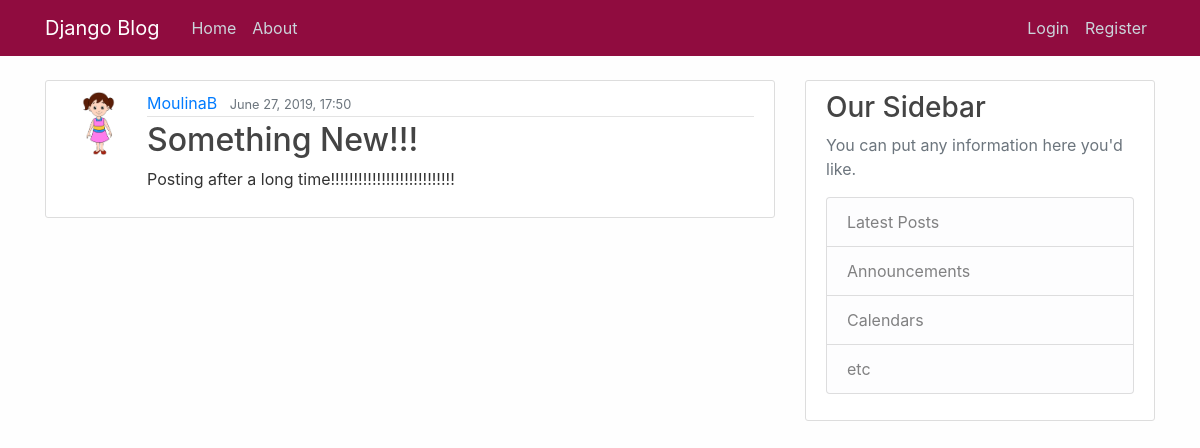
The page /post/41/ on the database its author committed.
### myblogApp/models.py (models this page shows, shortened)
class Post(models.Model):
    objects = models.Manager()
    title = models.CharField(max_length=100)
    content = models.TextField(default='Demo Posts')
    date_posted = models.DateTimeField(default=timezone.now)
    author = models.ForeignKey(User , on_delete = models.CASCADE)

### userApp/models.py (models this page shows, shortened)
class Profile(models.Model):
    objects = models.Manager()
    user = models.OneToOneField(User , on_delete = models.CASCADE)
    image = models.ImageField(default = 'default.jpg' , upload_to = 'profile_pics')

### myblogApp/views.py (the view)
# urls.py: path('post/<int:pk>/', PostDetailView.as_view() , name='post-detail'),
class PostDetailView(DetailView):
    model = Post

### myblogApp/templates/myblogApp/post_detail.html (shortened to what this page needs)
{% extends "myblogApp/base.html" %}
{% block content %}
    <article class="media content-section">
        <img class="rounded-circle article-img" src="{{ object.author.profile.image.url }}">
        <div class="media-body">
            <div class="article-metadata">
            <a class="mr-2" href="{% url 'user-posts' object.author.username %}">{{ object.author }}</a>
            <small class="text-muted">{{ object.date_posted|date:"F d, Y, H:i" }}</small>
            </div>
            <h2 class="article-title">{{ object.title }}</h2>
            <p class="article-content">{{ object.content }}</p>
        </div>
        </article>
{% endblock content %}

### myblogApp/static/myblogapp/main.css (style rules this page uses)
body { background: #FEFEFE; color: #333333; margin-top: 5rem; }
h1, h2, h3, h4, h5, h6 { color: #444444; }
.content-section { background: #ffffff; padding: 10px 20px; border: 1px solid #dddddd; border-radius: 3px; margin-bottom: 20px; }
.article-title { color: #444444; }
.article-content { white-space: pre-line; }
.article-img { height: 65px; width: 65px; margin-right: 16px; }
.article-metadata { padding-bottom: 1px; margin-bottom: 4px; border-bottom: 1px solid #e3e3e3 }

### rows shown on the page
Post: author.profile.image (picture), author "MoulinaB", date_posted "June 27, 2019, 17:50", title "Something New!!!", content "Posting after a long time!!!!!!!!!!!!!!!!!!!!!!!!!!!"
